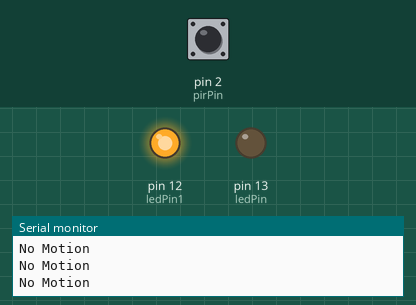
This sketch was run on a simulated Arduino Uno, built with avr-gcc and run on an emulated ATmega328P. On the bench: output pins drawn as LEDs (lit = HIGH), the last lines printed to the serial monitor. Dashed ring = blinking. The inputs (shaded band) are chosen by the test bench; at power-on: pin 2 (pirPin) LOW.

Above: at 1.2 s.
1.3 s: pin 2 (pirPin) driven HIGH
At 1.9 s:
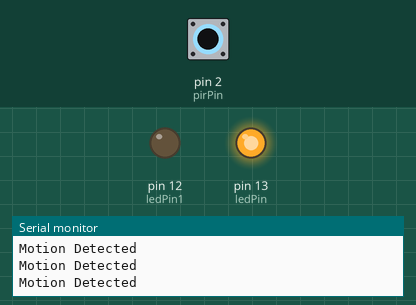
2.8 s: pin 2 (pirPin) driven LOW
At 4.1 s:
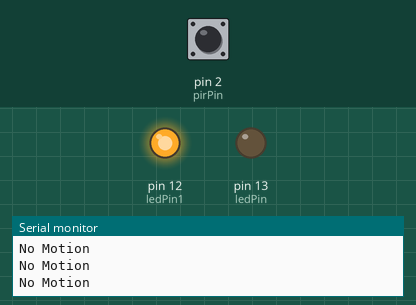
5.8 s: pin 2 (pirPin) pulsed HIGH 2 times (0.12 s each, 0.3 s apart)
At 6.01 s:
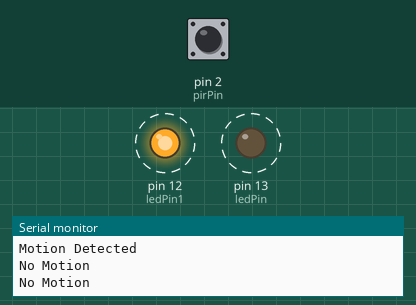
9.4 s: pin 2 (pirPin) pulsed HIGH 2 times (0.12 s each, 0.3 s apart)
At 10.8 s:
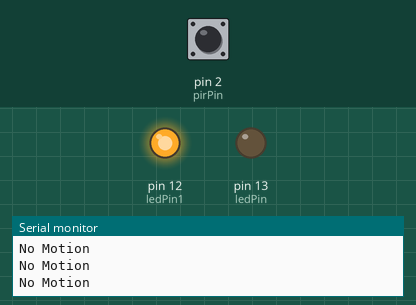
Timing chart, 0 to 12.4 s (numbered marks = the images above; inputs shaded):
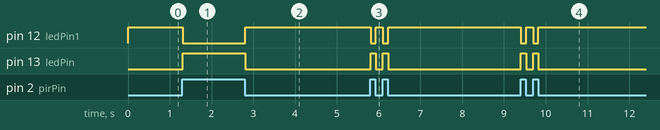

The sketch:

Task1.ino
```cpp
int ledPin = 13;// LED
int ledPin1 = 12;
int pirPin = 2;                 // PIR Out pin
int pirStat = 0;                   // PIR status
void setup() {
 pinMode(ledPin, OUTPUT);
 pinMode(ledPin1, OUTPUT);
 pinMode(pirPin, INPUT);

 Serial.begin(9600);
}
void loop(){
 pirStat = digitalRead(pirPin);
 if (pirStat == HIGH) {            // if motion detected
   digitalWrite(ledPin, HIGH);  // turn Red LED ON
   digitalWrite(ledPin1, LOW);
   Serial.println("Motion Detected");
 }
 if (pirStat == LOW) {        // if motion not detected
   digitalWrite(ledPin, LOW);
   digitalWrite(ledPin1, HIGH);  // turn Yello LED ON
   Serial.println("No Motion");
  }
}
```

Measured:
- after the input at 1.3 s, pin 12 (ledPin1): HIGH → LOW at once; pin 13 (ledPin): LOW → HIGH at once
- after the input at 2.8 s, pin 12 (ledPin1): LOW → HIGH at once; pin 13 (ledPin): HIGH → LOW at once
- after the input at 5.8 s, pin 12 (ledPin1): alternates HIGH for 0.17 s and LOW for 0.12 s, 4 changes in all, then stays HIGH, starting at once; pin 13 (ledPin): alternates HIGH for 0.12 s and LOW for 0.17 s, 4 changes in all, then stays LOW, starting at once
- after the input at 9.4 s, pin 12 (ledPin1): alternates HIGH for 0.17 s and LOW for 0.12 s, 4 changes in all, then stays HIGH, starting at once; pin 13 (ledPin): alternates HIGH for 0.12 s and LOW for 0.17 s, 4 changes in all, then stays LOW, starting at once
